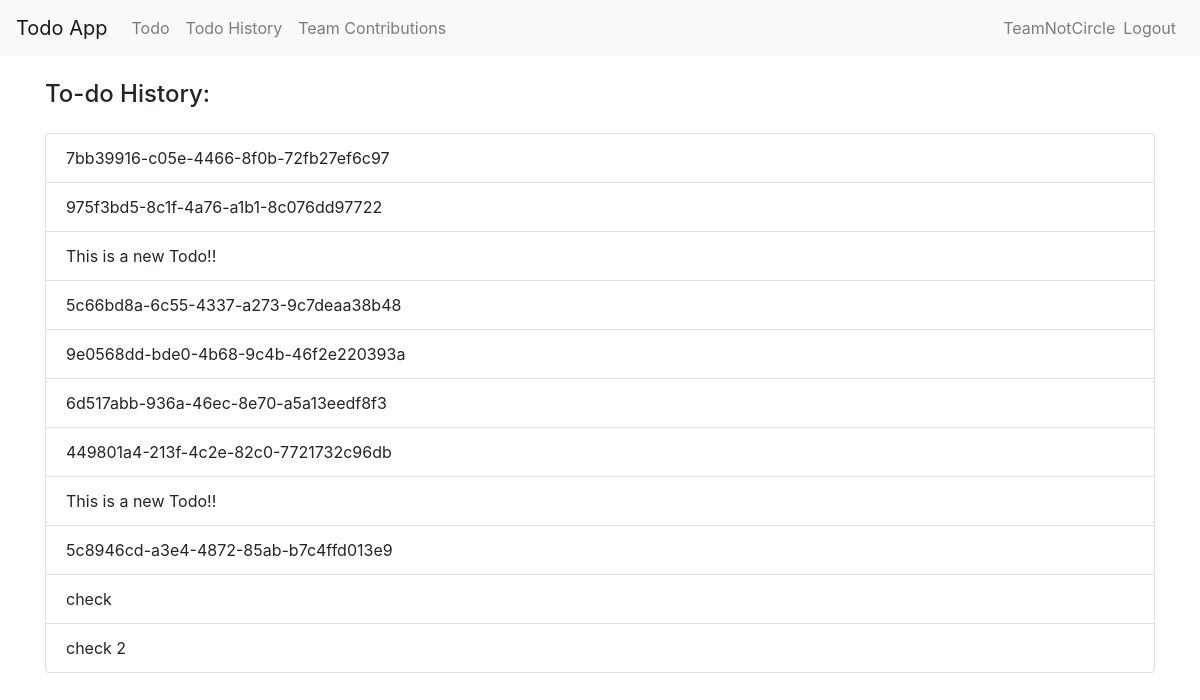
Before: /historyTodo/ (signed in) with the older database file.
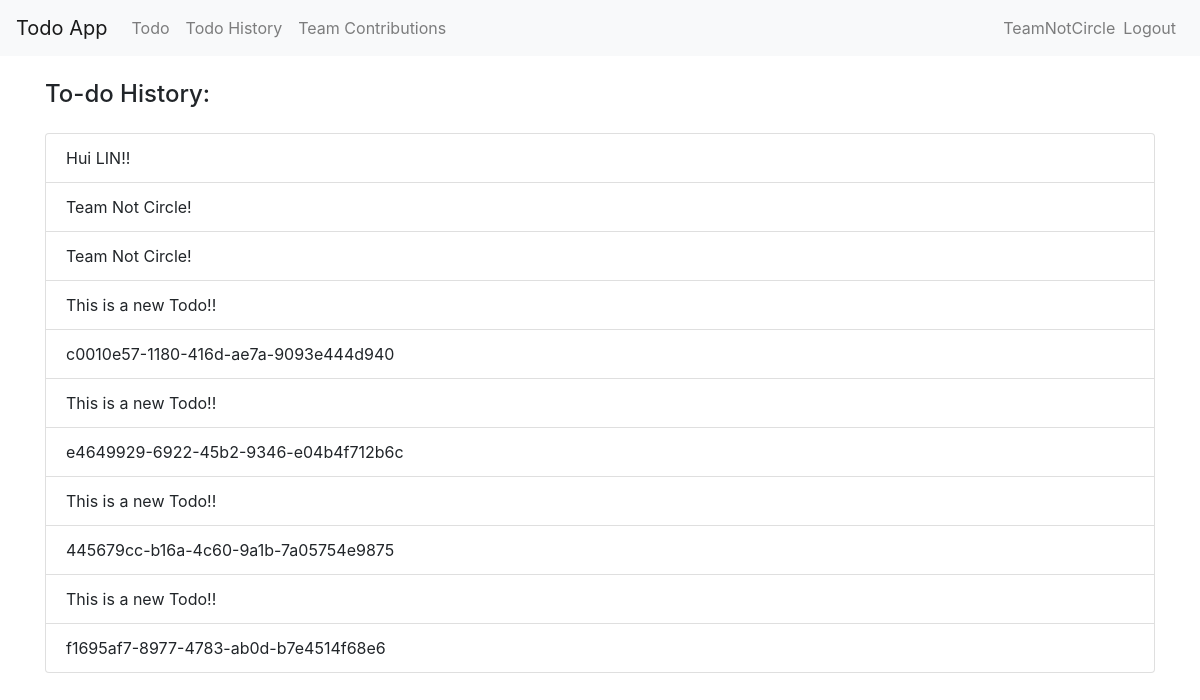
After: the same page with the newer database file.
### todo/models.py (models this page shows)
class TodoItem(models.Model):
    content = models.TextField()
    archive = models.BooleanField(default=True)
    user = models.ForeignKey(
        User,
        on_delete=models.CASCADE,
    )
    created_at = models.DateTimeField(auto_now_add=True, blank=True, null=True)
    deleted = models.BooleanField(default=False)

### todo/views.py (the view)
# urls.py: path('historyTodo/', history_view, name="history_view")
@login_required
def history_view(request):
    added_history = TodoItem.objects.filter(archive=True)
    return render(request, 'history.html',
                  {'todo_item_history': added_history})

### templates/history.html (shortened to what this page needs)
{% extends 'base.html' %}
{% block content %}
<h4 class="py-2">To-do History:</h4>
<ul class="list-group py-2">
	{% for todo_item in todo_item_history %}
	<li class="list-group-item">
		{{todo_item.content}}
	</li>
	{% endfor %}
</ul>
{% endblock %}

### templates/base.html (shortened to what this page needs)
<!DOCTYPE html>
<html lang="en">
<head>
    <link rel="stylesheet" href="https://stackpath.bootstrapcdn.com/bootstrap/4.4.1/css/bootstrap.min.css"
 />
</head>
<body>
    <nav class="navbar navbar-expand-md bg-light navbar-light">
        <a href="{% url 'todo_view' %}" class="navbar-brand">Todo App</a>
        <div class="collapse navbar-collapse" id="collapsibleNavbar">
            <ul class="navbar-nav">
                <li class="nav-item">
                    <a class="nav-link" href="{% url 'todo_view' %}">Todo</a>
                </li>
                <li class="nav-item">
                    <a class="nav-link" href="{% url 'history_view' %}">Todo History</a>
                </li>
                <li class="nav-item">
                    <a class="nav-link" href="{% url 'contributions_view' %}">Team Contributions</a>
                </li>
            </ul>
            <ul class="navbar-nav ml-auto">
                {% if user.is_authenticated %}
                <li class="nav-item navbar-text">{{ user.username }}</li>
                <li class="nav-item">
                    <a href="{% url 'logout' %}" class="nav-link">Logout</a>
                </li>
                {% endif %}
            </ul>
        </div>
    </nav>
    <div class="content container-sm pt-3 pb-3">{% block content %} {% endblock %}</div>
</body>
</html>

Changed rows visible on the page:
removed TodoItem: content "7bb39916-c05e-4466-8f0b-72fb27ef6c97"
removed TodoItem: content "975f3bd5-8c1f-4a76-a1b1-8c076dd97722"
removed TodoItem: content "5c66bd8a-6c55-4337-a273-9c7deaa38b48"
removed TodoItem: content "9e0568dd-bde0-4b68-9c4b-46f2e220393a"
removed TodoItem: content "6d517abb-936a-46ec-8e70-a5a13eedf8f3"
removed TodoItem: content "449801a4-213f-4c2e-82c0-7721732c96db"
removed TodoItem: content "5c8946cd-a3e4-4872-85ab-b7c4ffd013e9"
removed TodoItem: content "check"
removed TodoItem: content "check 2"
added TodoItem: content "Hui LIN!!"
added TodoItem: content "Team Not Circle!"
added TodoItem: content "Team Not Circle!"
now on this page (row edited): TodoItem: content "c0010e57-1180-416d-ae7a-9093e444d940"
added TodoItem: content "e4649929-6922-45b2-9346-e04b4f712b6c"
added TodoItem: content "This is a new Todo!!"
added TodoItem: content "445679cc-b16a-4c60-9a1b-7a05754e9875"
added TodoItem: content "This is a new Todo!!"
added TodoItem: content "f1695af7-8977-4783-ab0d-b7e4514f68e6"
